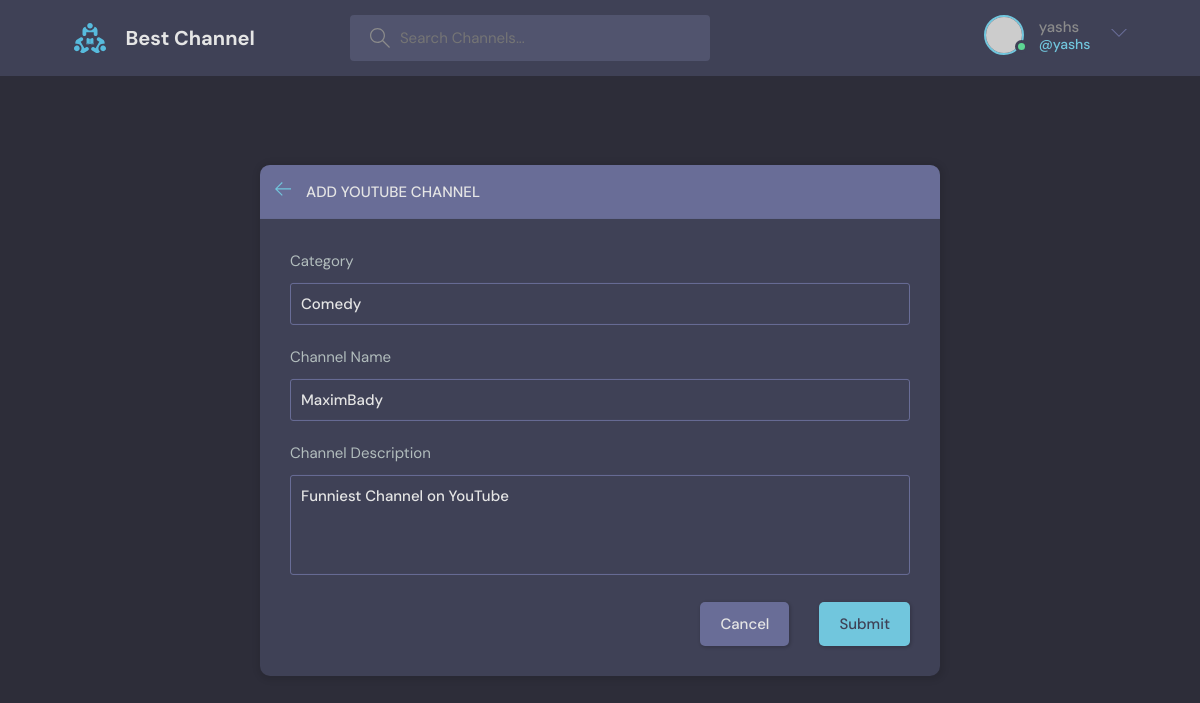
Page /update-room/7 (signed in) on the committed database.
### base/models.py (models this page shows, shortened)
class Room(models.Model):
    host = models.ForeignKey(User, on_delete=models.SET_NULL, null=True)
    topic = models.ForeignKey(Topic, on_delete=models.SET_NULL, null=True)
    name = models.CharField(max_length=200)
    link = models.CharField(max_length=500, default="Some Error Occured")
    voters = models.ManyToManyField(User, related_name="voters", blank=True)
    description = models.TextField(null=True, blank=True)
    updated = models.DateTimeField(auto_now=True)
    created = models.DateTimeField(auto_now_add=True)
    class Meta:
        ordering = ["-updated", "-created"]

class Topic(models.Model):
    name = models.CharField(max_length=50)
    def __str__(self):
        return self.name

### base/views.py (the view, shortened to what this page needs)
# urls.py: path("update-room/<str:pk>", views.updateRoom, name="update-room"),
@login_required(login_url="login")
def updateRoom(request, pk):
    room = Room.objects.get(id=pk)
    form = RoomForm(instance=room)
    if request.user != room.host:
        return HttpResponse("NOT ALLOWED")
    topics = Topic.objects.all()
    context = {"form": form, "topics": topics, "room": room}
    return render(request, "base/room_form.html", context)

### base/forms.py
class RoomForm(ModelForm):
    class Meta:
        model = Room
        fields = "__all__"
        exclude = ["host", "voters", "link"]

### base/templates/base/room_form.html (shortened to what this page needs)
{% extends 'main.html' %}
{%block content%}
<main class="create-room layout">
  <div class="container">
    <div class="layout__box">
      <div class="layout__boxHeader">
        <div class="layout__boxTitle">
          <a href="{% url 'home' %}">
            <svg version="1.1" xmlns="http://www.w3.org/2000/svg" width="32" height="32" viewBox="0 0 32 32">
              <title>arrow-left</title>
              <path
                d="M13.723 2.286l-13.723 13.714 13.719 13.714 1.616-1.611-10.96-10.96h27.625v-2.286h-27.625l10.965-10.965-1.616-1.607z">
              </path>
            </svg>
          </a>
          <h3>Add YouTube Channel</h3>
        </div>
      </div>
      <div class="layout__body">
        <form class="form" action="" method="POST">
          <div class="form__group">
            <label for="room_topic">Category</label>
            <input required type="text" value="{{room.topic.name}}" name="topic" list="topic-list" />
          </div>
          <div class="form__group">
            <label for="room_link">Channel Name</label>
            {{form.name}}
          </div>
          <div class="form__group">
            <label for="room_name">Channel Description</label>
            {{form.description}}
          </div>
          <div class="form__action">
            <a class="btn btn--dark" href="{% url 'home' %}">Cancel</a>
            <button class="btn btn--main" type="submit">Submit</button>
          </div>
        </form>
      </div>
    </div>
  </div>
</main>
{% endblock content %}

### templates/navbar.html (shortened to what this page needs)
{% load static %}
<header class="header header--loggedIn">
    <div class="container">
        <a href="{% url 'home' %}" class="header__logo">
            <img src="{%static 'images/logo.svg'%}" />
            <h1>Best Channel</h1>
        </a>
        <form class="header__search" method="GET" action="{% url 'home' %}">
            <label>
                <input name="q" placeholder="Search Channels..." autocomplete="off" />
            </label>
        </form>
        <nav class="header__menu">
            {%if request.user.is_authenticated%}
            <div class="header__user">
                <a href="{%url 'user-profile' request.user.id%}">
                    <div class="avatar avatar--medium active">
                        <img src="https://randomuser.me/api/portraits/men/37.jpg" />
                    </div>
                    <p>{{request.user.username}} <span>@{{request.user.username}}</span></p>
                </a>
                <button class="dropdown-button">
                    <svg version="1.1" xmlns="http://www.w3.org/2000/svg" width="32" height="32" viewBox="0 0 32 32">
                        <title>chevron-down</title>
                        <path d="M16 21l-13-13h-3l16 16 16-16h-3l-13 13z"></path>
                    </svg>
                </button>
            </div>
            {% else %}
            <a href="{% url 'login' %}">
                <img src="./assets/avatar.svg" />
                <p>Login</p>
            </a>
            {% endif %}
        </nav>
    </div>
</header>

### rows in the picture
Room: topic "Comedy", name "MaximBady", description "Funniest Channel on YouTube"

### other values in the picture
{{ request.user.username }} "yashs"
